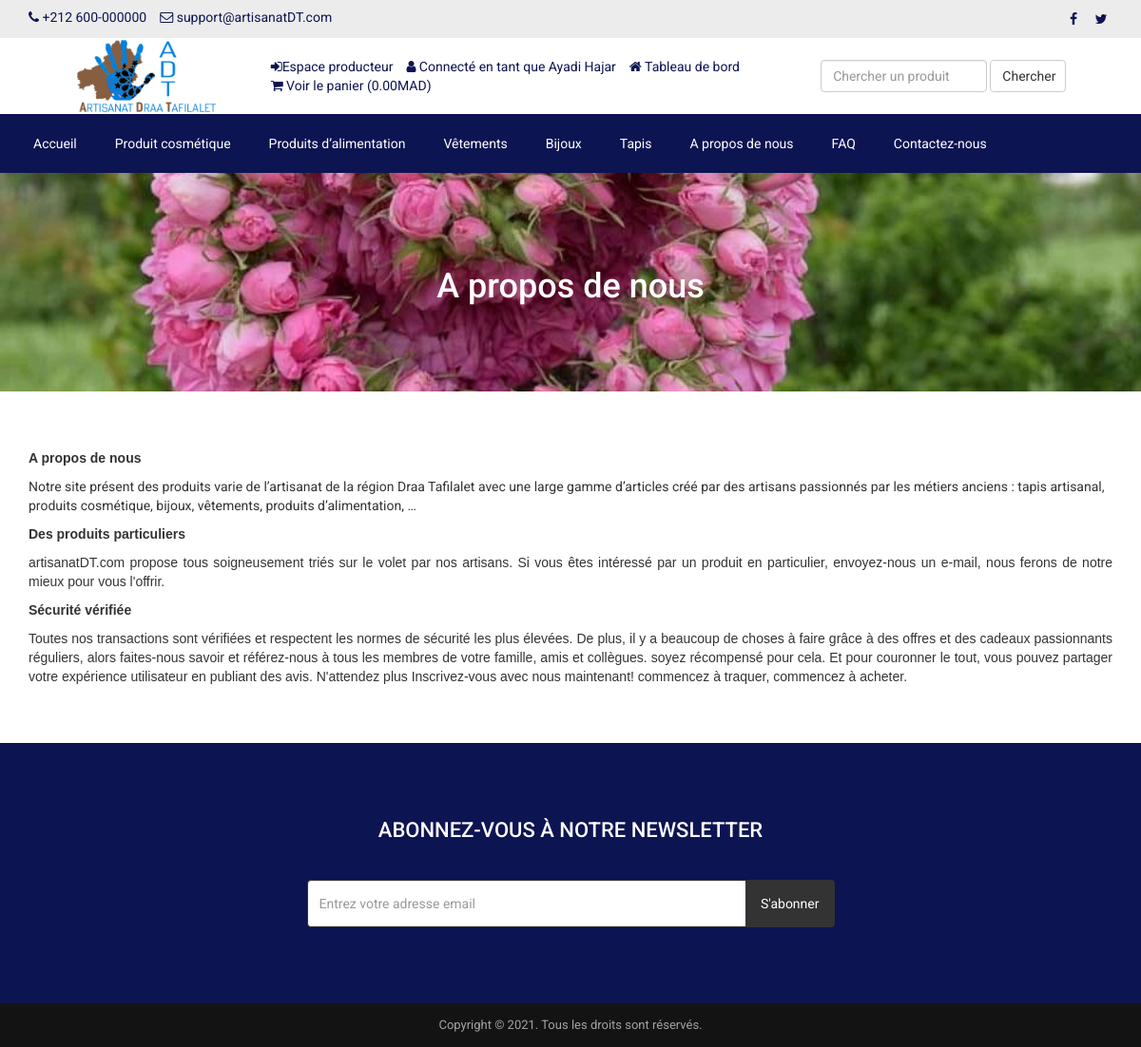
/about.php (signed in), run on the app's committed database.
### tables this page shows
CREATE TABLE IF NOT EXISTS `tbl_settings` (
  `id` int NOT NULL AUTO_INCREMENT,
  `logo` varchar(255) NOT NULL,
  `favicon` varchar(255) NOT NULL,
  `footer_about` text NOT NULL,
  `footer_copyright` text NOT NULL,
  `contact_address` text NOT NULL,
  `contact_email` varchar(255) NOT NULL,
  `contact_phone` varchar(255) NOT NULL,
  `contact_fax` varchar(255) NOT NULL,
  `contact_map_iframe` text NOT NULL,
  `receive_email` varchar(255) NOT NULL,
  `receive_email_subject` varchar(255) NOT NULL,
  `receive_email_thank_you_message` text NOT NULL,
  `forget_password_message` text NOT NULL,
  `total_recent_post_footer` int NOT NULL,
  `total_popular_post_footer` int NOT NULL,
  `total_recent_post_sidebar` int NOT NULL,
  `total_popular_post_sidebar` int NOT NULL,
  `total_featured_product_home` int NOT NULL,
  `total_latest_product_home` int NOT NULL,
  `total_popular_product_home` int NOT NULL,
  `meta_title_home` text NOT NULL,
  `meta_keyword_home` text NOT NULL,
  `meta_description_home` text NOT NULL,
  `banner_login` varchar(255) NOT NULL,
  `banner_registration` varchar(255) NOT NULL,
  `banner_forget_password` varchar(255) NOT NULL,
  `banner_reset_password` varchar(255) NOT NULL,
  `banner_search` varchar(255) NOT NULL,
  `banner_cart` varchar(255) NOT NULL,
  `banner_checkout` varchar(255) NOT NULL,
  `banner_product_category` varchar(255) NOT NULL,
  `banner_blog` varchar(255) NOT NULL,
  `cta_title` varchar(255) NOT NULL,
  `cta_content` text NOT NULL,
  `cta_read_more_text` varchar(255) NOT NULL,
  `cta_read_more_url` varchar(255) NOT NULL,
  `cta_photo` varchar(255) NOT NULL,
  `featured_product_title` varchar(255) NOT NULL,
  `featured_product_subtitle` varchar(255) NOT NULL,
  `latest_product_title` varchar(255) NOT NULL,
  `latest_product_subtitle` varchar(255) NOT NULL,
  `popular_product_title` varchar(255) NOT NULL,
  `popular_product_subtitle` varchar(255) NOT NULL,
  `testimonial_title` varchar(255) NOT NULL,
  `testimonial_subtitle` varchar(255) NOT NULL,
  `testimonial_photo` varchar(255) NOT NULL,
  `blog_title` varchar(255) NOT NULL,
  `blog_subtitle` varchar(255) NOT NULL,
  `newsletter_text` text NOT NULL,
  `paypal_email` varchar(255) NOT NULL,
  `stripe_public_key` varchar(255) NOT NULL,
  `stripe_secret_key` varchar(255) NOT NULL,
  `bank_detail` text NOT NULL,
  `before_head` text NOT NULL,
  `after_body` text NOT NULL,
  `before_body` text NOT NULL,
  `home_service_on_off` int NOT NULL,
  `home_welcome_on_off` int NOT NULL,
  `home_featured_product_on_off` int NOT NULL,
  `home_latest_product_on_off` int NOT NULL,
  `home_popular_product_on_off` int NOT NULL,
  `home_testimonial_on_off` int NOT NULL,
  `home_blog_on_off` int NOT NULL,
  `newsletter_on_off` int NOT NULL,
  `ads_above_welcome_on_off` int NOT NULL,
  `ads_above_featured_product_on_off` int NOT NULL,
  `ads_above_latest_product_on_off` int NOT NULL,
  `ads_above_popular_product_on_off` int NOT NULL,
  `ads_above_testimonial_on_off` int NOT NULL,
  `ads_category_sidebar_on_off` int NOT NULL,
  PRIMARY KEY (`id`)
);

CREATE TABLE IF NOT EXISTS `tbl_social` (
  `social_id` int NOT NULL AUTO_INCREMENT,
  `social_name` varchar(30) NOT NULL,
  `social_url` varchar(255) NOT NULL,
  `social_icon` varchar(30) NOT NULL,
  PRIMARY KEY (`social_id`)
);

CREATE TABLE IF NOT EXISTS `tbl_top_category` (
  `tcat_id` int NOT NULL AUTO_INCREMENT,
  `tcat_name` varchar(255) NOT NULL,
  `show_on_menu` int NOT NULL,
  PRIMARY KEY (`tcat_id`)
);

CREATE TABLE IF NOT EXISTS `tbl_page` (
  `id` int NOT NULL AUTO_INCREMENT,
  `about_title` varchar(255) NOT NULL,
  `about_content` text NOT NULL,
  `about_banner` varchar(255) NOT NULL,
  `about_meta_title` varchar(255) NOT NULL,
  `about_meta_keyword` text NOT NULL,
  `about_meta_description` text NOT NULL,
  `faq_title` varchar(255) NOT NULL,
  `faq_banner` varchar(255) NOT NULL,
  `faq_meta_title` varchar(255) NOT NULL,
  `faq_meta_keyword` text NOT NULL,
  `faq_meta_description` text NOT NULL,
  `blog_title` varchar(255) NOT NULL,
  `blog_banner` varchar(255) NOT NULL,
  `blog_meta_title` varchar(255) NOT NULL,
  `blog_meta_keyword` text NOT NULL,
  `blog_meta_description` text NOT NULL,
  `contact_title` varchar(255) NOT NULL,
  `contact_banner` varchar(255) NOT NULL,
  `contact_meta_title` varchar(255) NOT NULL,
  `contact_meta_keyword` text NOT NULL,
  `contact_meta_description` text NOT NULL,
  `pgallery_title` varchar(255) NOT NULL,
  `pgallery_banner` varchar(255) NOT NULL,
  `pgallery_meta_title` varchar(255) NOT NULL,
  `pgallery_meta_keyword` text NOT NULL,
  `pgallery_meta_description` text NOT NULL,
  `vgallery_title` varchar(255) NOT NULL,
  `vgallery_banner` varchar(255) NOT NULL,
  `vgallery_meta_title` varchar(255) NOT NULL,
  `vgallery_meta_keyword` text NOT NULL,
  `vgallery_meta_description` text NOT NULL,
  PRIMARY KEY (`id`)
);

### about.php (the view)
<?php require_once('header.php'); ?>
<?php
$statement = $pdo->prepare("SELECT * FROM tbl_page WHERE id=1");
$statement->execute();
$result = $statement->fetchAll(PDO::FETCH_ASSOC);
foreach ($result as $row) {
   $about_title = $row['about_title'];
    $about_content = $row['about_content'];
    $about_banner = $row['about_banner'];
}
?>
<div class="page-banner" style="background-image: url(assets/uploads/<?php echo $about_banner; ?>);">
    <div class="inner">
        <h1><?php echo $about_title; ?></h1>
    </div>
</div>
<div class="page">
    <div class="container">
        <div class="row">
            <div class="col-md-12">
                <p>
                    <?php echo $about_content; ?>
                </p>
            </div>
        </div>
    </div>
</div>
<?php require_once('footer.php'); ?>

### header.php (shortened to what this page needs)
<?php
include("admin/inc/config.php");
$statement = $pdo->prepare("SELECT * FROM tbl_settings WHERE id=1");
$statement->execute();
$result = $statement->fetchAll(PDO::FETCH_ASSOC);
foreach ($result as $row)
{
	$logo = $row['logo'];
	$contact_email = $row['contact_email'];
	$contact_phone = $row['contact_phone'];
}
?>
<!DOCTYPE html>
<html lang="en">
<head>
	<link rel="stylesheet" href="assets/css/bootstrap.min.css">
	<link rel="stylesheet" href="assets/css/font-awesome.min.css">
	<link rel="stylesheet" href="assets/css/owl.carousel.min.css">
	<link rel="stylesheet" href="assets/css/owl.theme.default.min.css">
	<link rel="stylesheet" href="assets/css/jquery.bxslider.min.css">
    <link rel="stylesheet" href="assets/css/magnific-popup.css">
    <link rel="stylesheet" href="assets/css/rating.css">
	<link rel="stylesheet" href="assets/css/spacing.css">
	<link rel="stylesheet" href="assets/css/bootstrap-touch-slider.css">
	<link rel="stylesheet" href="assets/css/animate.min.css">
	<link rel="stylesheet" href="assets/css/tree-menu.css">
	<link rel="stylesheet" href="assets/css/select2.min.css">
	<link rel="stylesheet" href="assets/css/main.css">
	<link rel="stylesheet" href="assets/css/responsive.css">
	<?php
	$statement = $pdo->prepare("SELECT * FROM tbl_page WHERE id=1");
	$statement->execute();
	$result = $statement->fetchAll(PDO::FETCH_ASSOC);
		?>
</head>
<body>
<div class="top">
	<div class="container">
		<div class="row">
			<div class="col-md-6 col-sm-6 col-xs-12">
				<div class="left">
					<ul>
						<li><i class="fa fa-phone"></i> <?php echo $contact_phone; ?></li>
						<li><i class="fa fa-envelope-o"></i> <?php echo $contact_email; ?></li>
					</ul>
				</div>
			</div>
			<div class="col-md-6 col-sm-6 col-xs-12">
				<div class="right">
					<ul>
						<?php
						$statement = $pdo->prepare("SELECT * FROM tbl_social");
						$statement->execute();
						$result = $statement->fetchAll(PDO::FETCH_ASSOC);
						foreach ($result as $row) {
							?>
							<?php if($row['social_url'] != ''): ?>
							<li><a href="<?php echo $row['social_url']; ?>"><i class="<?php echo $row['social_icon']; ?>"></i></a></li>
							<?php endif; ?>
							<?php
						}
						?>
					</ul>
				</div>
			</div>
		</div>
	</div>
</div>
<div class="header">
	<div class="container">
		<div class="row inner">
			<div class="col-md-2 logo">
				<a href="index.php"><img src="assets/uploads/<?php echo $logo; ?>" alt="logo image"></a>
			</div>
			<div class="col-md-6 right">
				<ul>
					<?php
					echo "<li><a href=\"producteur/login.php\"><i class=\"fa fa-sign-in\"></i>Espace producteur</a></li>";
					if(isset($_SESSION['customer'])) {
						?>
						<li><i class="fa fa-user"></i> <?php echo LANG_VALUE_13; ?> <?php echo $_SESSION['customer']['cust_name']; ?></li>
						<li><a href="dashboard.php"><i class="fa fa-home"></i> <?php echo LANG_VALUE_89; ?></a></li>
						<?php
					} else {
						?>
						<li><a href="login.php"><i class="fa fa-sign-in"></i> <?php echo LANG_VALUE_9; ?></a></li>
						<li><a href="registration.php"><i class="fa fa-user-plus"></i> <?php echo LANG_VALUE_15; ?></a></li>
						<?php
					}
					?>
					<li><a href="cart.php"><i class="fa fa-shopping-cart"></i> <?php echo LANG_VALUE_19; ?> (<?php
					if(isset($_SESSION['cart_p_id'])) {
						$table_total_price = 0;
						$i=0;
	                    foreach($_SESSION['cart_p_qty'] as $key => $value)
	                    {
	                        $i++;
	                        $arr_cart_p_qty[$i] = $value;
	                    }                    $i=0;
	                    foreach($_SESSION['cart_p_current_price'] as $key => $value)
	                    {
	                        $i++;
	                        $arr_cart_p_current_price[$i] = $value;
	                    }
	                    for($i=1;$i<=count($arr_cart_p_qty);$i++) {
	                    	$row_total_price = $arr_cart_p_current_price[$i]*$arr_cart_p_qty[$i];
	                        $table_total_price = $table_total_price + $row_total_price;
	                    }
						echo $table_total_price;
					} else {
						echo '0.00';
					}
					?><?php echo LANG_VALUE_1; ?>)</a></li>
				</ul>
			</div>
			<div class="col-md-3 search-area">
				<form class="navbar-form navbar-left" role="search" action="search-result.php" method="get">
					<div class="form-group">
						<input type="text" class="form-control search-top" placeholder="<?php echo LANG_VALUE_2; ?>" name="search_text">
					</div>
					<button type="submit" class="btn btn-default"><?php echo LANG_VALUE_3; ?></button>
				</form>
			</div>
		</div>
	</div>
</div>
<div class="nav">
	<div class="container">
		<div class="row">
			<div class="col-md-12 pl_0 pr_0">
				<div class="menu-container">
					<div class="menu">
						<ul>
							<li><a href="index.php">Accueil</a></li>
							<?php
							$statement = $pdo->prepare("SELECT * FROM tbl_top_category WHERE show_on_menu=1");
							$statement->execute();
							$result = $statement->fetchAll(PDO::FETCH_ASSOC);
							foreach ($result as $row) {
								?>
								<li><a href="product-category.php?id=<?php echo $row['tcat_id']; ?>&type=top-category"><?php echo $row['tcat_name']; ?></a>
								</li>
								<?php
							}
							?>
							<?php
							$statement = $pdo->prepare("SELECT * FROM tbl_page WHERE id=1");
							$statement->execute();
							$result = $statement->fetchAll(PDO::FETCH_ASSOC);
							foreach ($result as $row) {
								$about_title = $row['about_title'];
								$faq_title = $row['faq_title'];
								$contact_title = $row['contact_title'];
							}
							?>
							<li><a href="about.php"><?php echo $about_title; ?></a></li>
							<li><a href="faq.php"><?php echo $faq_title; ?></a></li>
							<li><a href="contact.php"><?php echo $contact_title; ?></a></li>
						</ul>
					</div>
				</div>
			</div>
		</div>
	</div>
</div>

### footer.php (shortened to what this page needs)
<?php
$statement = $pdo->prepare("SELECT * FROM tbl_settings WHERE id=1");
$statement->execute();
$result = $statement->fetchAll(PDO::FETCH_ASSOC);
foreach ($result as $row)
{
	$footer_copyright = $row['footer_copyright'];
    $newsletter_on_off = $row['newsletter_on_off'];
}
?>
<?php if($newsletter_on_off == 1): ?>
<section class="home-newsletter">
	<div class="container">
		<div class="row">
			<div class="col-md-6 col-md-offset-3">
				<div class="single">
				<form action="" method="post">
					<h2><?php echo LANG_VALUE_93; ?></h2>
					<div class="input-group">
			        	<input type="email" class="form-control" placeholder="<?php echo LANG_VALUE_95; ?>" name="email_subscribe">
			         	<span class="input-group-btn">
			         	<button class="btn btn-theme" type="submit" name="form_subscribe"><?php echo LANG_VALUE_92; ?></button>
			         	</span>
			        </div>
				</div>
			</div>
		</div>
	</div>
</section>
<?php endif; ?>
<div class="footer-bottom">
	<div class="container">
		<div class="row">
			<div class="col-md-12 copyright">
				<?php echo $footer_copyright; ?>
			</div>
		</div>
	</div>
</div>
</body>
</html>

### assets/css/main.css (style rules this page uses)
* { margin: 0; padding: 0; }
body { font-family: 'Roboto', sans-serif; font-size: 14px; }
h1, h2, h3, h4, h5, h6 { font-family: 'Roboto', sans-serif; }
a { text-decoration: none; }
.top { width: 100%; height: 40px; background: #ececec; }
.top .left { float: left; }
.top .left ul { padding-top: 8px; }
.top .left ul li { list-style-type: none; float: left; margin-right: 14px; color: #0d1452; }
.top .left ul li i { color: #0d1452; }
.top .right { float: right; }
.top .right ul { padding-top: 8px; }
.top .right ul li { list-style-type: none; float: left; margin-left: 5px; }
.top .right ul li a { color: #0d1452; width: 24px; height: 24px; line-height: 24px; text-align: center; border-radius: 50%; display: block; transition: all 0.4s ease; }
.header { width: 100%; height: auto; background: #fff; }
.header .inner { height: auto; display: table; }
.header .logo { float: none; display: table-cell; vertical-align: middle; }
.header .logo img { max-width: 100%; height: 80px; }
.header .navbar-form .form-control { width: 300px; }
.header .search-area { float: none; display: table-cell; vertical-align: middle; }
.header .search-area .form-group { width: calc(100% - 84px); }
.header .search-area button { width: 80px; }
.header .search-area form { width: 100%; }
.header .right { float: none; display: table-cell; vertical-align: middle; padding-right: 0; }
.header .right ul { float: right; margin-bottom: 0; }
.header .right ul li { list-style-type: none; float: left; margin-left: 14px; color: #0d1452; }
.header .right ul li a { color: #0d1452; }
.header .navbar-form .search-top { width: 100%; }
.nav { background: #0d1452; }
.menu-container { width: 100%; margin: 0 auto; background: #0d1452; }
.menu-dropdown-icon:before { content: "\f067"; font-family: "FontAwesome"; display: none; cursor: pointer; float: right; padding: 1.5em 2em; background: #fff; color: #333; }
.menu > ul { margin: 0 auto; width: 100%; list-style: none; padding: 0; position: relative; box-sizing: border-box; }
.menu > ul:before, .menu > ul:after { content: ""; display: table; }
.menu > ul:after { clear: both; }
.menu > ul > li { float: left; padding: 0; margin: 0; }
.menu > ul > li a { text-decoration: none; padding: 1.5em 20px; display: block; color: #fff; }
.footer-bottom { width: 100%; height: auto; background: #141314; padding: 14px 0; }
.footer-bottom .copyright { font-size: 13px; color: #a3a3a3; text-align: center; }
.page-banner { width: 100%; height: auto; background-repeat: no-repeat; background-position: center center; -webkit-background-size: cover; background-size: cover; position: relative; padding-top: 80px; padding-bottom: 80px; overflow: hidden; }
.page-banner h1 { color: #fff; text-align: center; z-index: 999; position: relative; }
.page { width: 100%; height: auto; padding-top: 50px; padding-bottom: 50px; }
.home-newsletter { padding: 80px 0; background: #0d1452; }
.home-newsletter .single { max-width: 650px; margin: 0 auto; text-align: center; position: relative; z-index: 2; }
.home-newsletter .single h2 { font-size: 22px; color: white; text-transform: uppercase; margin-bottom: 40px; margin-top: 0; }
.home-newsletter .single .form-control { height: 50px; border-color: #333; outline: none; }
.home-newsletter .single .btn { min-height: 50px; background: #333; color: #fff; padding-left: 15px; padding-right: 15px; }

### assets/css/responsive.css (style rules this page uses)
@media only screen and (min-width: 992px) { .header .inner { width: 100%; } }
@media only screen and (min-width: 992px) { .header .search-area { padding-right: 0; } }
@media only screen and (min-width: 992px) { .header .search-area form { padding-right: 0; } }
@media only screen and (min-width: 992px) { .header .container { padding-right: 0; } }

### data on the page
tbl_settings: contact_phone "+212 600-000000", contact_email "support@artisanatDT.com", logo (picture), footer_copyright "Copyright © 2021. Tous les droits sont réservés."
tbl_top_category: tcat_name "Produit cosmétique"
tbl_top_category: tcat_name "Produits d’alimentation"
tbl_top_category: tcat_name "Vêtements"
tbl_top_category: tcat_name "Bijoux"
tbl_top_category: tcat_name "Tapis"
tbl_page: about_title "A propos de nous", faq_title "FAQ", contact_title "Contactez-nous", about_banner (picture), about_content "A propos de nous Notre site présent des produits varie de l’artisanat de la région Draa Tafilalet avec une large gamme d’articles créé par des artisans passionnés par les métiers anciens : tapis artisanal, produits cosmétique, bijoux, vêtements, produits d’alimentation, … Des produits particuliers artisanatDT.com propose tous soigneusement triés sur le volet par nos artisans. Si vous êtes intéressé par un produit en particulier, envoyez-nous un e-mail, nous ferons de notre mieux pour vous l'offrir. Sécurité vérifiée Toutes nos transactions sont vérifiées et respectent les normes de sécurité les plus élevées. De plus, il y a beaucoup de choses à faire grâce à des offres et des cadeaux…"

### other printed values
LANG_VALUE_13 "Connecté en tant que"
$_SESSION['customer']['cust_name'] "Ayadi Hajar"
LANG_VALUE_89 "Tableau de bord"
LANG_VALUE_19 "Voir le panier"
LANG_VALUE_1 "MAD"
LANG_VALUE_3 "Chercher"
LANG_VALUE_93 "ABONNEZ-VOUS À NOTRE NEWSLETTER"
LANG_VALUE_92 "S'abonner"
